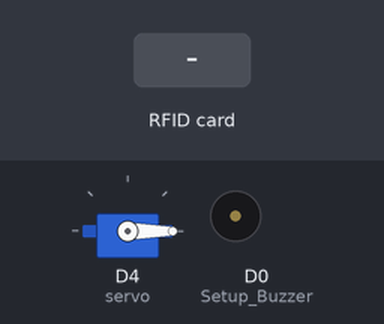
This sketch was run on a simulated ESP8266 (NodeMCU). Parts: servo, buzzer (waves = sounding, pin HIGH). The test bench sets the inputs (shaded band). WiFi joins after 1.5 s; servers stay silent unless stated; uploads are accepted with an empty reply; what the sketch prints to the serial monitor is not drawn.

Above: at 5.7 s.
5.8 s: RFID card 5E 7A 19 C4 held to the reader
At 6.09 s:
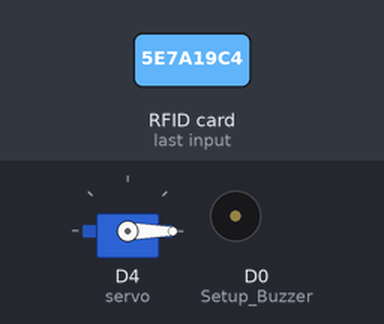
At 6.9 s:
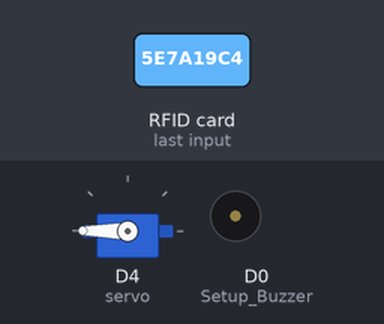
Timing chart, 0 to 8.8 s (numbered marks = the images above; inputs shaded):
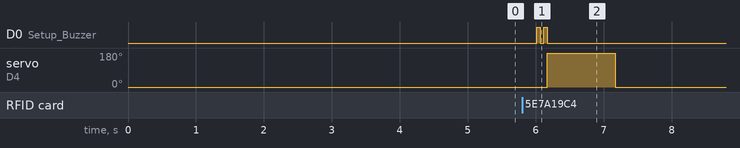

Measured:
- after the input at 5.8 s, D0 (Setup_Buzzer): alternates HIGH for 0.05 s and LOW for 0.05 s, 4 changes in all, then stays LOW, starting after 0.22 s; servo on D4 (servo): 0° → 180° after 0.37 s, → 0° 1.0 s later

The sketch:

school_gate.ino
```cpp
//*******************************libraries********************************
//RFID-----------------------------
#include <SPI.h>
#include <MFRC522.h>
//NodeMCU--------------------------
#include <ESP8266WiFi.h>
#include <ESP8266HTTPClient.h>
//ServoMotor--------------------------
#include <Servo.h>

//************************************************************************
#define SS_PIN  D2  //D2
#define RST_PIN D1  //D1
//************************************************************************
MFRC522 mfrc522(SS_PIN, RST_PIN); // Create MFRC522 instance.
//************************************************************************
Servo servo; //Creating Servo Instance
//************************************************************************
/* Set these to your desired credentials. */
const char *ssid = "Kavita";
const char *password = "neeyati812";
const char* device_token  = "98c728b90b960097";
WiFiClient client;
//************************************************************************
String URL = "http://192.168.1.100/SchoolSecuritySystem/getSchoolGateData.php"; //computer IP or the server domain
int port = 80;
String getData, Link;
String OldCardID = "";
unsigned long previousMillis = 0;
//************************************************************************
void setup() {
  delay(1000);
  Serial.begin(115200);
  SPI.begin();  // Init SPI bus
  mfrc522.PCD_Init(); // Init MFRC522 card
  servo.attach(2); //D4
  servo.write(0);//Setting the gate to starting position
  Serial.println(device_token);
  pinMode(D0,OUTPUT);//Setup Buzzer
  //---------------------------------------------
  connectToWiFi();
}
//************************************************************************
void loop() {
  //check if there's a connection to Wi-Fi or not
  if(!WiFi.isConnected()){
    connectToWiFi();    //Retry to connect to Wi-Fi
  }
  //---------------------------------------------
  if (millis() - previousMillis >= 15000) { //Resets the old card every 15sec
    previousMillis = millis();
    OldCardID="";
  }
  delay(50);
  //---------------------------------------------
  //look for new card
  if ( ! mfrc522.PICC_IsNewCardPresent()) {
    return;//go to start of loop if there is no card present
  }
  // Select one of the cards
  if ( ! mfrc522.PICC_ReadCardSerial()) {
    return;//if read card serial(0) returns 1, the uid struct contians the ID of the read card.
  }

  //Store Card UID
  String CardID ="";
  for (byte i = 0; i < mfrc522.uid.size; i++) {
    CardID += mfrc522.uid.uidByte[i];
  }
  //---------------------------------------------
  if( CardID == OldCardID ){
    return;//go to the start of the loop if the same card was scanned within the last 15sec
  }
  else{
    OldCardID = CardID;
  }
  //---------------------------------------------
//  Serial.println(CardID);
  SendCardID(CardID);
  delay(1000);
}
//************send the Card UID to the website*************
void SendCardID( String Card_uid ){
  //Serial.println("Sending the Card ID");
  if(WiFi.isConnected()){
    HTTPClient http;    //Declare object of class HTTPClient
    //GET Data
    getData = "?card_uid=" + String(Card_uid) + "&device_token=" + String(device_token); // Add the Card ID to the GET array in order to send it
    //GET method
    Link = URL + getData;
    http.begin(client, Link); //initiate HTTP request   //Specify content-type header

    int httpCode = http.GET();   //Send the request
    String payload = http.getString();    //Get the response payload

    Serial.println(Link);   //Print HTTP return code
    Serial.println(httpCode);   //Print HTTP return code
    Serial.println(Card_uid);     //Print Card ID
    Serial.println(payload);    //Print request response payload

    if (httpCode == 200) {
      /*if (payload.substring(0, 5) == "login") {
        String user_name = payload.substring(5);
        Serial.println(user_name);

      }
      else if (payload.substring(0, 6) == "logout") {
        String user_name = payload.substring(6);
        Serial.println(user_name);

      }
      else if (payload == "succesful") {

      }
      else if (payload == "available") {

      }*/
      if(payload != "Not Registered")
      {
        digitalWrite(D0,HIGH);
        delay(50);
        digitalWrite(D0,LOW);
        delay(50);
        digitalWrite(D0,HIGH);
        delay(50);
        digitalWrite(D0,LOW);
        servo.write(180);
        delay(1000);
        servo.write(0);
      }

      else
      {
        servo.write(0);
        digitalWrite(D0,HIGH);
        delay(500);
        digitalWrite(D0,LOW);
      }
      delay(100);
      http.end();  //Close connection
    }
  }
}
//********************connect to the WiFi******************
void connectToWiFi(){
    WiFi.mode(WIFI_OFF);        //Prevents reconnection issue (taking too long to connect)
    delay(1000);
    WiFi.mode(WIFI_STA);
    Serial.print("Connecting to ");
    Serial.println(ssid);
    WiFi.begin(ssid, password);

    while (WiFi.status() != WL_CONNECTED) {
      delay(500);
      Serial.print(".");
    }
    Serial.println("");
    Serial.println("Connected");

    Serial.print("IP address: ");
    Serial.println(WiFi.localIP());  //IP address assigned to your ESP

    delay(1000);
}
//=======================================================================
```
